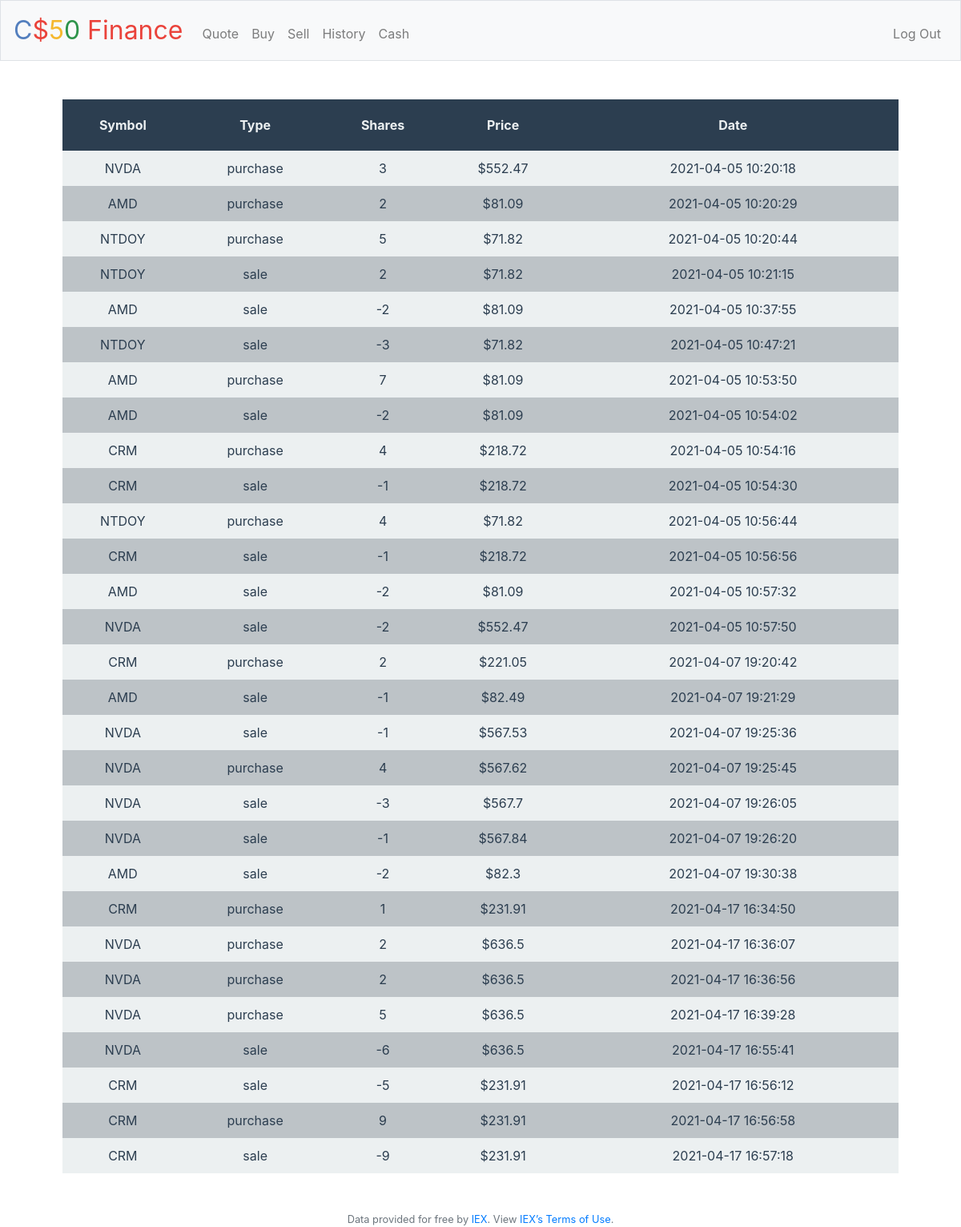
Screenshot of /history (signed in) with the database file from the repository.
### tables this page shows
CREATE TABLE transactions_history (id INTEGER NOT NULL, id_symbol INTEGER, id_user INTEGER, id_transaction_type INTEGER, shares INTEGER, unit_value NUMERIC NOT NULL, transaction_dt DATE, PRIMARY KEY(id));

CREATE TABLE symbols (id INTEGER NOT NULL, symbol TEXT NOT NULL, PRIMARY KEY(id));

CREATE TABLE transactions_type (id INTEGER NOT NULL, transaction_type TEXT NOT NULL, PRIMARY KEY(id));

### application.py (the view)
@app.route("/history")
@login_required
def history():
    transaction_list = db.execute("SELECT * FROM transactions_history WHERE id_user = ?", session["user_id"])
    row_counter = 0
    def add_data_transaction_list(transaction_dict):
        get_symbol_label = db.execute("SELECT symbol FROM symbols WHERE id = ?", transaction_dict["id_symbol"])
        transaction_dict["label_symbol"] = get_symbol_label[0]["symbol"]
        get_transaction_type = db.execute("SELECT transaction_type FROM transactions_type WHERE id = ?", transaction_dict["id_transaction_type"])
        transaction_dict["transaction_type"] = get_transaction_type[0]["transaction_type"]
    for dict in transaction_list:
        add_data_transaction_list(dict)
        row_counter += 1
        row_even_odd = row_counter % 2
        print(row_counter)
        print(row_even_odd)
        if row_even_odd == 1:
            dict["row_style"] = "row-style-1"
        else:
            dict["row_style"] = "row-style-2"
        print(dict)
    return render_template("history.html", transaction_list=transaction_list)

### application.py (called while the page is built)
@app.after_request
def after_request(response):
    response.headers["Cache-Control"] = "no-cache, no-store, must-revalidate"
    response.headers["Expires"] = 0
    response.headers["Pragma"] = "no-cache"
    return response

### helpers.py (called while the page is built)
def login_required(f):
    @wraps(f)
    def decorated_function(*args, **kwargs):
        if session.get("user_id") is None:
            return redirect("/login")
        return f(*args, **kwargs)
    return decorated_function

### templates/history.html (shortened to what this page needs)
{% extends "layout.html" %}
{% block main %}
    <table>
        <tr class="table-header">
            <th>Symbol</th>
            <th>Type</th>
            <th>Shares</th>
            <th>Price</th>
            <th>Date</th>
        </tr>
        {% for dict in transaction_list %}
        <tr class="table-row {{dict.row_style}}">
            <td>{{dict.label_symbol}}</td>
            <td>{{dict.transaction_type}}</td>
            <td>{{dict.shares}}</td>
            <td>${{dict.unit_value}}</td>
            <td>{{dict.transaction_dt}}</td>
        </tr>
        {% endfor %}
    </table>
{% endblock %}

### templates/layout.html (shortened to what this page needs)
<!DOCTYPE html>
<html lang="en">
    <head>
        <link rel="stylesheet" href="https://cdn.jsdelivr.net/npm/bootstrap@4.5.3/dist/css/bootstrap.min.css">
        <link href="/static/styles.css" rel="stylesheet">
    </head>
    <body>
        <nav class="navbar navbar-expand-md navbar-light bg-light border">
            <a class="navbar-brand" href="/"><span class="blue">C</span><span class="red">$</span><span class="yellow">5</span><span class="green">0</span> <span class="red">Finance</span></a>
            <div class="collapse navbar-collapse" id="navbar">
                {% if session.user_id %}
                    <ul class="navbar-nav mr-auto mt-2">
                        <li class="nav-item"><a class="nav-link" href="/quote">Quote</a></li>
                        <li class="nav-item"><a class="nav-link" href="/buy">Buy</a></li>
                        <li class="nav-item"><a class="nav-link" href="/sell">Sell</a></li>
                        <li class="nav-item"><a class="nav-link" href="/history">History</a></li>
                        <li class="nav-item"><a class="nav-link" href="/cash">Cash</a></li>
                    </ul>
                    <ul class="navbar-nav ml-auto mt-2">
                        <li class="nav-item"><a class="nav-link" href="/logout">Log Out</a></li>
                    </ul>
                {% else %}
                    <ul class="navbar-nav ml-auto mt-2">
                        <li class="nav-item"><a class="nav-link" href="/register">Register</a></li>
                        <li class="nav-item"><a class="nav-link" href="/login">Log In</a></li>
                    </ul>
                {% endif %}
            </div>
        </nav>
        <main class="container p-5">
            {% block main %}{% endblock %}
        </main>
        <footer class="small text-center text-muted">
            Data provided for free by <a href="https://iextrading.com/developer">IEX</a>. View <a href="https://iextrading.com/api-exhibit-a/">IEX’s Terms of Use</a>.
        </footer>
    </body>
</html>

### static/styles.css (style rules this page uses)
nav .navbar-brand { font-size: xx-large; }
nav .navbar-brand .blue { color: #537fbe; }
nav .navbar-brand .red { color: #ea433b; }
nav .navbar-brand .yellow { color: #f5b82e; }
nav .navbar-brand .green { color: #2e944b; }
main { overflow-x: auto; text-align: center; }
table { width:100%; }
.table-header { background-color:#2c3e50; color:#ecf0f1; }
.table-header th { padding: 20px 0 !important; }
.table-row td { padding:10px 0 !important; color:#2c3e50; }
.row-style-1 { background-color:#ecf0f1; }
.row-style-2 { background-color:#bdc3c7; }

### rows the page displays
transactions_history: label_symbol "NVDA", transaction_type "purchase", shares "3", unit_value "552.47", transaction_dt "2021-04-05 10:20:18"
transactions_history: label_symbol "AMD", transaction_type "purchase", shares "2", unit_value "81.09", transaction_dt "2021-04-05 10:20:29"
transactions_history: label_symbol "NTDOY", transaction_type "purchase", shares "5", unit_value "71.82", transaction_dt "2021-04-05 10:20:44"
transactions_history: label_symbol "NTDOY", transaction_type "sale", shares "2", unit_value "71.82", transaction_dt "2021-04-05 10:21:15"
transactions_history: label_symbol "AMD", transaction_type "sale", shares "-2", unit_value "81.09", transaction_dt "2021-04-05 10:37:55"
transactions_history: label_symbol "NTDOY", transaction_type "sale", shares "-3", unit_value "71.82", transaction_dt "2021-04-05 10:47:21"
transactions_history: label_symbol "AMD", transaction_type "purchase", shares "7", unit_value "81.09", transaction_dt "2021-04-05 10:53:50"
transactions_history: label_symbol "AMD", transaction_type "sale", shares "-2", unit_value "81.09", transaction_dt "2021-04-05 10:54:02"
transactions_history: label_symbol "CRM", transaction_type "purchase", shares "4", unit_value "218.72", transaction_dt "2021-04-05 10:54:16"
transactions_history: label_symbol "CRM", transaction_type "sale", shares "-1", unit_value "218.72", transaction_dt "2021-04-05 10:54:30"
transactions_history: label_symbol "NTDOY", transaction_type "purchase", shares "4", unit_value "71.82", transaction_dt "2021-04-05 10:56:44"
transactions_history: label_symbol "CRM", transaction_type "sale", shares "-1", unit_value "218.72", transaction_dt "2021-04-05 10:56:56"
transactions_history: label_symbol "AMD", transaction_type "sale", shares "-2", unit_value "81.09", transaction_dt "2021-04-05 10:57:32"
transactions_history: label_symbol "NVDA", transaction_type "sale", shares "-2", unit_value "552.47", transaction_dt "2021-04-05 10:57:50"
transactions_history: label_symbol "CRM", transaction_type "purchase", shares "2", unit_value "221.05", transaction_dt "2021-04-07 19:20:42"
transactions_history: label_symbol "AMD", transaction_type "sale", shares "-1", unit_value "82.49", transaction_dt "2021-04-07 19:21:29"
transactions_history: label_symbol "NVDA", transaction_type "sale", shares "-1", unit_value "567.53", transaction_dt "2021-04-07 19:25:36"
transactions_history: label_symbol "NVDA", transaction_type "purchase", shares "4", unit_value "567.62", transaction_dt "2021-04-07 19:25:45"
transactions_history: label_symbol "NVDA", transaction_type "sale", shares "-3", unit_value "567.7", transaction_dt "2021-04-07 19:26:05"
transactions_history: label_symbol "NVDA", transaction_type "sale", shares "-1", unit_value "567.84", transaction_dt "2021-04-07 19:26:20"
transactions_history: label_symbol "AMD", transaction_type "sale", shares "-2", unit_value "82.3", transaction_dt "2021-04-07 19:30:38"
transactions_history: label_symbol "CRM", transaction_type "purchase", shares "1", unit_value "231.91", transaction_dt "2021-04-17 16:34:50"
transactions_history: label_symbol "NVDA", transaction_type "purchase", shares "2", unit_value "636.5", transaction_dt "2021-04-17 16:36:07"
transactions_history: label_symbol "NVDA", transaction_type "purchase", shares "2", unit_value "636.5", transaction_dt "2021-04-17 16:36:56"
transactions_history: label_symbol "NVDA", transaction_type "purchase", shares "5", unit_value "636.5", transaction_dt "2021-04-17 16:39:28"
transactions_history: label_symbol "NVDA", transaction_type "sale", shares "-6", unit_value "636.5", transaction_dt "2021-04-17 16:55:41"
transactions_history: label_symbol "CRM", transaction_type "sale", shares "-5", unit_value "231.91", transaction_dt "2021-04-17 16:56:12"
transactions_history: label_symbol "CRM", transaction_type "purchase", shares "9", unit_value "231.91", transaction_dt "2021-04-17 16:56:58"
transactions_history: label_symbol "CRM", transaction_type "sale", shares "-9", unit_value "231.91", transaction_dt "2021-04-17 16:57:18"
